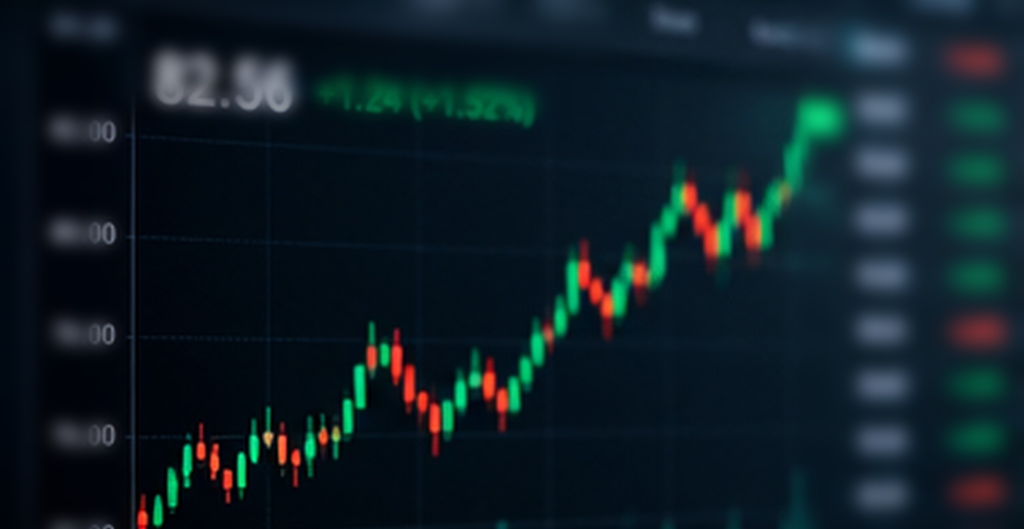
#> input picture dwin-oil-spill/assets/images/I01_oil_price_screen.jpg, 2048 x 1058 px (shown at 1/2 size)
$ python -i kit.py   (imports and definitions only)
#> lines starting #> are read from the running program, lines starting #| are printed output that depends on the picture; after the words box and inside, x2 and y2 are one past the last pixel; in counts of white or black regions, pixels touching at a corner belong together
#> further down, picture is the input picture: PIL image 2048x1058 RGB; mean R, G, B 14.9, 30.6, 38.4
"""Drawing kit for the Vox paper look: paper, cut-outs, ink, highlighter, pins, cork, text, labels, logo.

Everything works on 1920x1080 RGBA PIL images. Arabic-script text is shaped with libraqm.
"""
import math
from functools import lru_cache
from pathlib import Path

import numpy as np
from PIL import Image, ImageChops, ImageDraw, ImageFilter, ImageFont

HERE = Path(__file__).resolve().parent
PROJ = HERE.parent.parent              # sheikh-said-vox/
REPO = PROJ.parent                     # my-first-project/
CACHE = PROJ / "build" / "cache"
W, H = 1920, 1080

PAPER = (239, 230, 212)       # #EFE6D4
INK = (30, 26, 22)            # #1E1A16
GOLD = (201, 164, 92)         # #C9A45C
GREEN = (15, 42, 31)          # #0F2A1F
CREAM = (245, 238, 220)       # #F5EEDC
RED = (158, 43, 37)           # #9E2B25
RIVER = (110, 143, 166)
SEA = (205, 214, 206)

FONT_FILES = {"ar": "Aljazeera.ttf", "ckb": "Speda.ttf", "kmr": "Montserrat-Regular.ttf"}
RAQM = {"ar": "ar", "ckb": "ckb", "kmr": "ku"}
QURAN_FONT = "Amiri-Regular.ttf"           # Naskh with full harakat (OFL)


def ease(x):
    x = min(1.0, max(0.0, x))
    return x * x * (3 - 2 * x)


def ease_out(x):
    x = min(1.0, max(0.0, x))
    return 1 - (1 - x) ** 3


# [5 lines left out: function back_out, not called in this run]


def clamp01(x):
    return min(1.0, max(0.0, x))


# ------------------------------------------------------------------ fonts and text
# [6 lines left out: function font, not called in this run]


class Lang:
    # [8 lines left out: function __init__, not called in this run]

    def f(self, size):
        return font(self.fontname, int(size * self.k))


_probe = ImageDraw.Draw(Image.new("L", (8, 8)))


def text_width(L, text, size, stroke=0, fnt=None, direction=None):
    fnt = fnt or L.f(size)
    return _probe.textlength(text, font=fnt, direction=direction or L.dir, language=L.raqm) + 2 * stroke


def is_latin(s):
    return not any(is_rtl_char(c) for c in s)


def is_rtl_char(c):
    o = ord(c)
    return 0x0590 <= o <= 0x08FF or 0xFB1D <= o <= 0xFDFF or 0xFE70 <= o <= 0xFEFF


# [35 lines left out: functions text_dir, line_img, not called in this run]


HARAKAT = set(chr(c) for c in list(range(0x064B, 0x0660)) + [0x0670])


# [165 lines left out: functions needs_alt_font, mixed_line_img, reveal_words, wipe, fade, paste and 2 more, not called in this run]


@lru_cache(maxsize=2)
def dark_paper(w=W, h=H):
    return paper(w, h, seed=9, tone=(38, 34, 30), vign=0.35)


# ------------------------------------------------------------------ cut-outs
def _edge_noise(n, rng, amp):
    x = np.zeros(n, np.float32)
    for k, a in ((n // 4 or 1, 0.5), (n // 16 or 1, 0.3), (n // 60 or 1, 0.2)):
        pts = rng.normal(0, 1, k + 2)
        x += np.interp(np.linspace(0, k + 1, n), np.arange(k + 2), pts) * a
    return x * amp


@lru_cache(maxsize=64)
def load(path):
    return Image.open(path).convert("RGB")


def cutout(img, torn=True, border=0, seed=0, shadow=True, rim=(246, 240, 226)):
    """Image -> RGBA paper cut-out (torn or straight edge, optional paper border and drop shadow)."""
#> called with torn = True, border = 0, seed = 0, shadow = True, rim = (246, 240, 226)
    img = img.convert("RGB")
    pad = 30
    w, h = img.width + 2 * border, img.height + 2 * border
#> w = 2048; h = 1058
    canvas = Image.new("RGBA", (w + 2 * pad, h + 2 * pad), (0, 0, 0, 0))
#> canvas: PIL image 2108x1118 RGBA; every value is 0
    rng = np.random.default_rng(seed)
    if torn:
        amp = max(4.0, min(w, h) * 0.012)
#> amp = 12.7
        top = _edge_noise(w, rng, amp)
        bot = _edge_noise(w, rng, amp)
        lef = _edge_noise(h, rng, amp)
        rig = _edge_noise(h, rng, amp)
        poly = [(pad + x, pad + 8 + top[x]) for x in range(0, w, 3)]
        poly += [(pad + w - 8 + rig[y], pad + y) for y in range(0, h, 3)]
        poly += [(pad + x, pad + h - 8 + bot[x]) for x in range(w - 1, -1, -3)]
        poly += [(pad + 8 + lef[y], pad + y) for y in range(h - 1, -1, -3)]
        rim_mask = Image.new("L", canvas.size, 0)
#> rim_mask: PIL image 2108x1118 L; every value is 0
        ImageDraw.Draw(rim_mask).polygon(poly, fill=255)
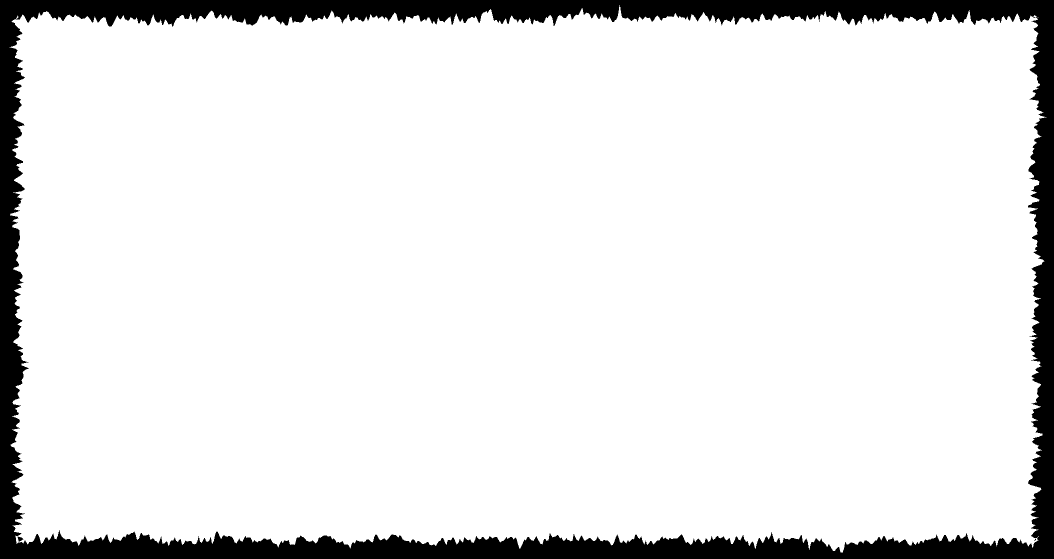
#> rim_mask: PIL image 2108x1118 L (shown at 1/2 size); 90% white; 3 black regions (1 under 20 px), largest, box (x1, y1, x2, y2) and area: (0, 0, 2108, 1118) 234584, (35, 1073, 47, 1083) 69
        inner = rim_mask.filter(ImageFilter.MinFilter(7))
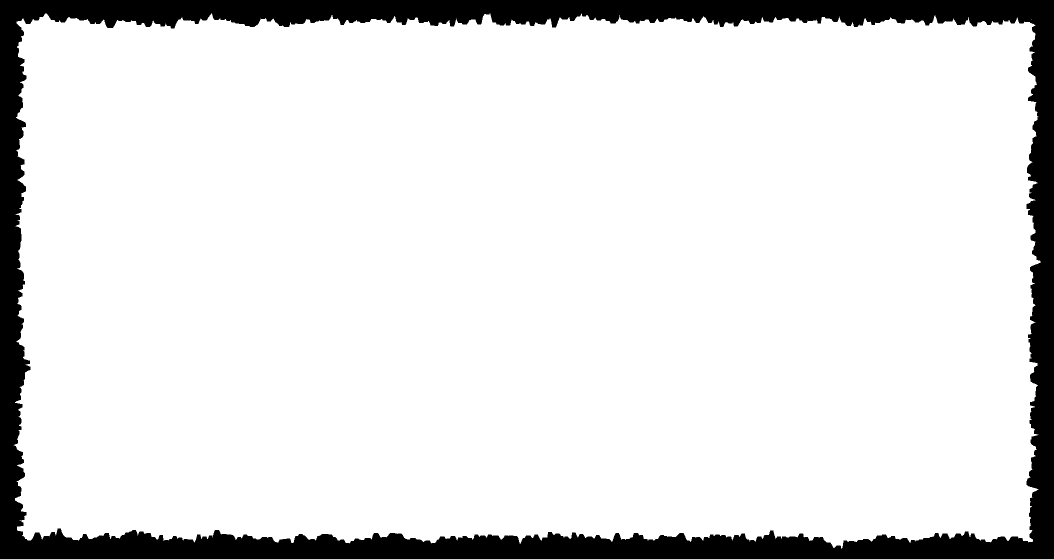
#> inner: PIL image 2108x1118 L (shown at 1/2 size); 88.4% white; 1 black region, box (x1, y1, x2, y2) and area: (0, 0, 2108, 1118) 273556
        mask = rim_mask
    else:
        mask = Image.new("L", canvas.size, 0)
        ImageDraw.Draw(mask).rectangle([pad, pad, pad + w - 1, pad + h - 1], fill=255)
        inner = mask
    layer = Image.new("RGBA", canvas.size, rim + (255,))
    layer.putalpha(mask)
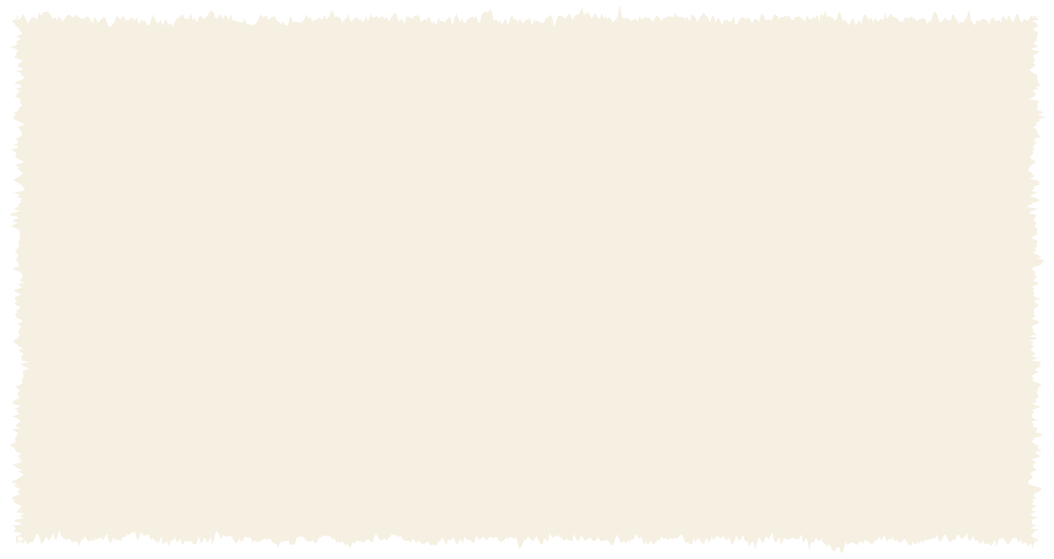
#> layer: PIL image 2108x1118 RGBA (shown at 1/2 size); mean R, G, B, A 246, 240, 226, 229.6; transparent parts drawn white
    photo = Image.new("RGBA", canvas.size, (0, 0, 0, 0))
    photo.paste(img, (pad + border, pad + border))
    pm = Image.new("L", canvas.size, 0)
    pm.paste(255, (pad + border, pad + border, pad + border + img.width, pad + border + img.height))
#> pm: PIL image 2108x1118 L; 91.9% white; 1 black region, box (x1, y1, x2, y2) and area: (0, 0, 2108, 1118) 189960
    pm = ImageChops.multiply(pm, inner if torn and border == 0 else mask)
#> pm: PIL image 2108x1118 L; 88.4% white; 1 black region, box (x1, y1, x2, y2) and area: (0, 0, 2108, 1118) 273735
    photo.putalpha(pm)
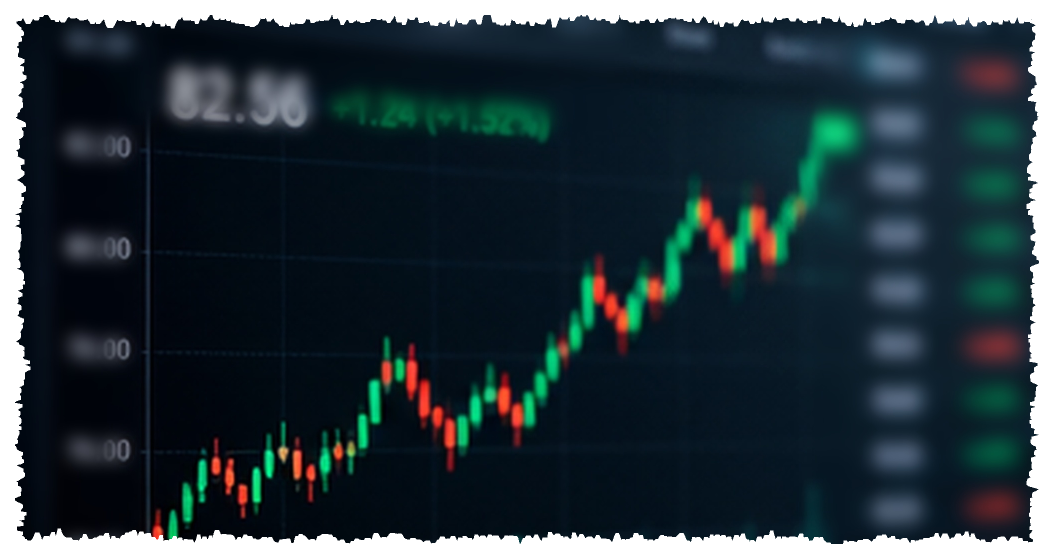
#> photo: PIL image 2108x1118 RGBA (shown at 1/2 size); mean R, G, B, A 13.7, 28.2, 35.3, 225.4; transparent parts drawn white
    layer.alpha_composite(photo)
    if shadow:
        sh = Image.new("RGBA", canvas.size, (0, 0, 0, 0))
        sa = mask.filter(ImageFilter.GaussianBlur(7)).point(lambda v: int(v * 0.42))
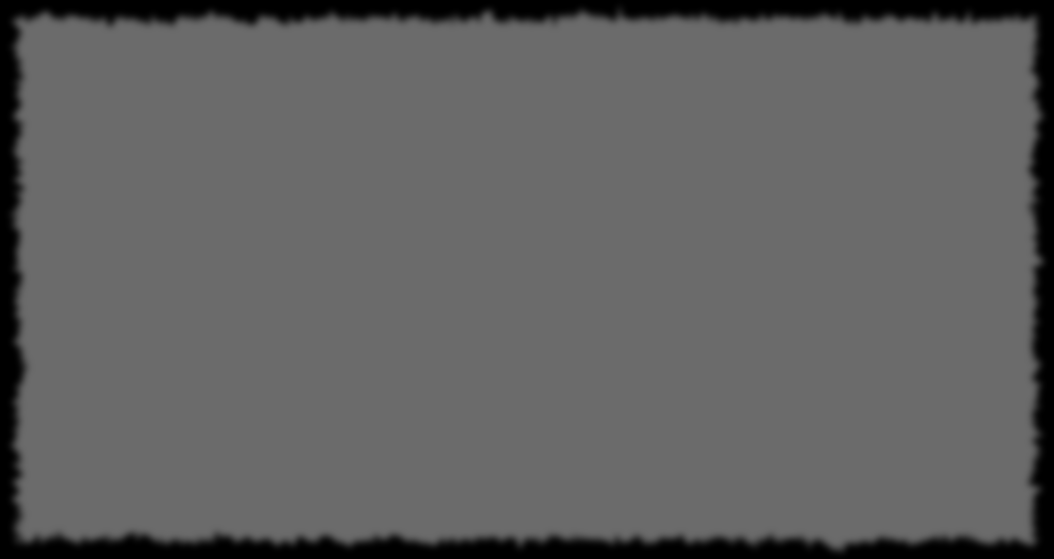
#> sa: PIL image 2108x1118 L (shown at 1/2 size); min 0, max 107, mean 96.3
        sh.putalpha(sa)
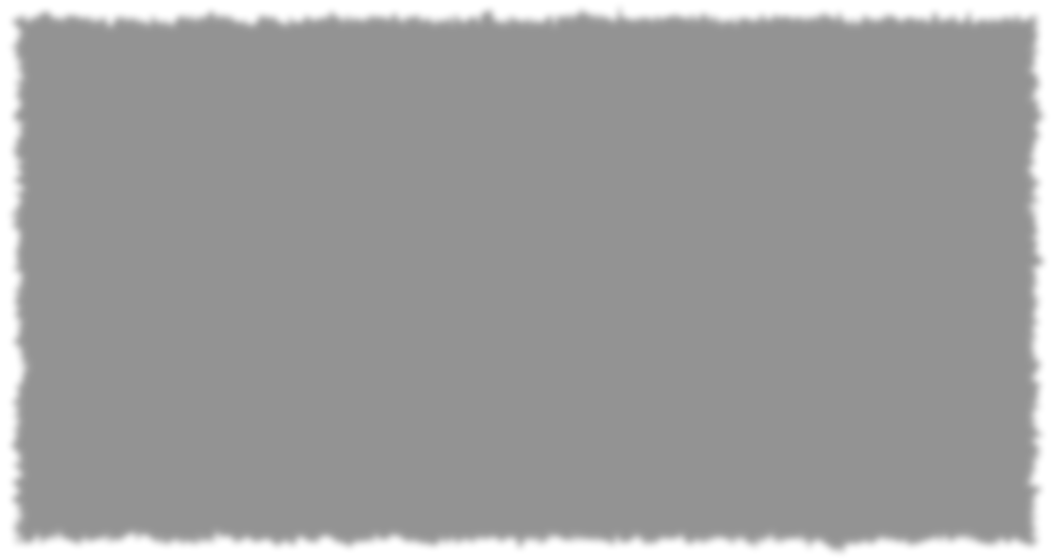
#> sh: PIL image 2108x1118 RGBA (shown at 1/2 size); mean R, G, B, A 0, 0, 0, 96.3; transparent parts drawn white
        out = Image.new("RGBA", (canvas.width + 12, canvas.height + 12), (0, 0, 0, 0))
#> out: PIL image 2120x1130 RGBA; every value is 0
        out.alpha_composite(sh, (8, 10))
        out.alpha_composite(layer, (0, 0))
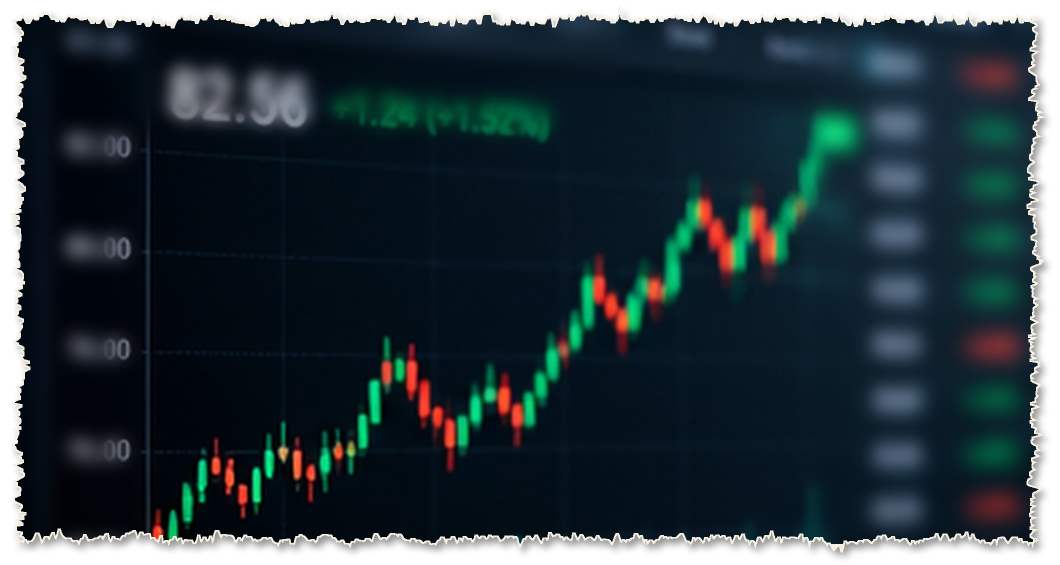
#> out: PIL image 2120x1130 RGBA (shown at 1/2 size); mean R, G, B, A 17.1, 30.8, 37.2, 227.4; transparent parts drawn white
        return out
    return layer


# [169 lines left out: functions fit, cover, sepia, grade, mono, camera and 11 more, not called in this run]


def string(d, a, b, colour=RED, width=4, p=1.0, sag=0.08):
    pts = curve(a, b, bend=-sag, n=30)
    ink_line(d, pts, p, colour, width, alpha=245)


# [95 lines left out: functions map_pin, text_block, label_strip, pill, logo, not called in this run]

>>> from PIL import Image
>>> picture = Image.open('../../../dwin-oil-spill/assets/images/I01_oil_price_screen.jpg')
>>> result = cutout(picture)
